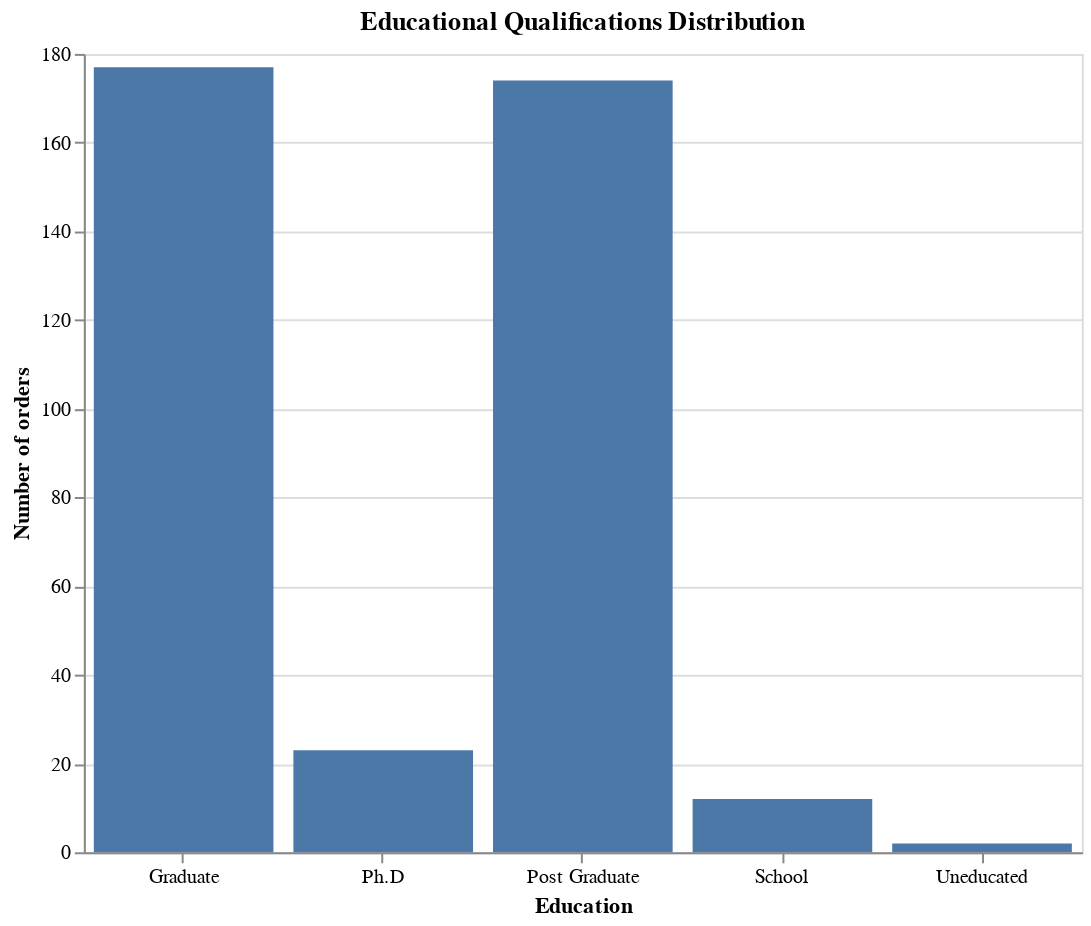

Notebook cell for this chart:
### Code cell
edu_chart

### Figure 1 — Vega-Lite specification as saved in the notebook (floating-point values rounded to 4 significant figures; data arrays with more than 128 entries replaced by an {"elided": "..."} marker saying what was removed)
{"config": {"view": {"continuousWidth": 300, "continuousHeight": 300}}, "data": {"name": "data-53239134cfde2153236bb8814d1d873d"}, "mark": {"type": "bar"}, "encoding": {"tooltip": [{"field": "Education", "type": "nominal"}, {"aggregate": "count", "type": "quantitative"}], "x": {"axis": {"labelAngle": 0}, "field": "Education", "type": "nominal"}, "y": {"aggregate": "count", "title": "Number of orders", "type": "quantitative"}}, "height": 400, "title": "Educational Qualifications Distribution", "width": 500, "$schema": "https://vega.github.io/schema/vega-lite/v5.8.0.json", "datasets": {"data-53239134cfde2153236bb8814d1d873d": {"elided": "388 records"}}}
